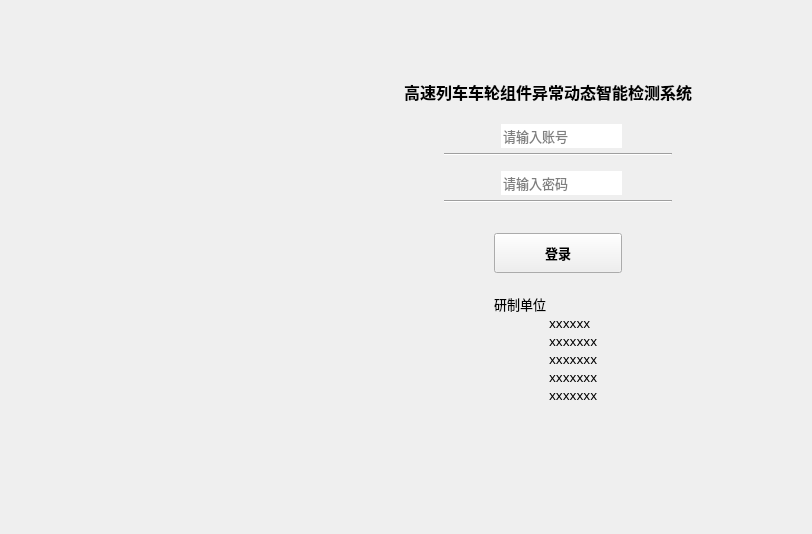
<?xml version="1.0" encoding="UTF-8"?>
<ui version="4.0">
 <class>Form</class>
 <widget class="QWidget" name="Form">
  <property name="geometry">
   <rect>
    <x>0</x>
    <y>0</y>
    <width>812</width>
    <height>534</height>
   </rect>
  </property>
  <property name="palette">
   <palette>
    <active>
     <colorrole role="WindowText">
      <brush brushstyle="SolidPattern">
       <color alpha="255">
        <red>0</red>
        <green>0</green>
        <blue>0</blue>
       </color>
      </brush>
     </colorrole>
    </active>
    <inactive>
     <colorrole role="WindowText">
      <brush brushstyle="SolidPattern">
       <color alpha="255">
        <red>0</red>
        <green>0</green>
        <blue>0</blue>
       </color>
      </brush>
     </colorrole>
    </inactive>
    <disabled>
     <colorrole role="WindowText">
      <brush brushstyle="SolidPattern">
       <color alpha="255">
        <red>120</red>
        <green>120</green>
        <blue>120</blue>
       </color>
      </brush>
     </colorrole>
    </disabled>
   </palette>
  </property>
  <property name="windowTitle">
   <string>高速列车车轮组件异常动态智能检测系统</string>
  </property>
  <property name="autoFillBackground">
   <bool>true</bool>
  </property>
  <property name="inputMethodHints">
   <set>Qt::ImhNone</set>
  </property>
  <layout class="QGridLayout" name="gridLayout" columnstretch="0">
   <property name="leftMargin">
    <number>100</number>
   </property>
   <property name="topMargin">
    <number>50</number>
   </property>
   <property name="rightMargin">
    <number>100</number>
   </property>
   <property name="bottomMargin">
    <number>100</number>
   </property>
   <item row="1" column="0">
    <layout class="QHBoxLayout" name="horizontalLayout" stretch="8,2">
     <property name="topMargin">
      <number>30</number>
     </property>
     <property name="bottomMargin">
      <number>20</number>
     </property>
     <item>
      <widget class="QLabel" name="pic_high">
       <property name="text">
        <string/>
       </property>
      </widget>
     </item>
     <item>
      <layout class="QVBoxLayout" name="verticalLayout" stretch="1,0,0">
       <property name="spacing">
        <number>10</number>
       </property>
       <property name="sizeConstraint">
        <enum>QLayout::SetNoConstraint</enum>
       </property>
       <property name="rightMargin">
        <number>20</number>
       </property>
       <property name="bottomMargin">
        <number>10</number>
       </property>
       <item>
        <widget class="QLabel" name="label_title">
         <property name="font">
          <font>
           <family>宋体</family>
           <pointsize>12</pointsize>
           <weight>75</weight>
           <bold>true</bold>
          </font>
         </property>
         <property name="text">
          <string>高速列车车轮组件异常动态智能检测系统</string>
         </property>
         <property name="alignment">
          <set>Qt::AlignLeading|Qt::AlignLeft|Qt::AlignVCenter</set>
         </property>
         <property name="margin">
          <number>10</number>
         </property>
        </widget>
       </item>
       <item>
        <spacer name="verticalSpacer">
         <property name="orientation">
          <enum>Qt::Vertical</enum>
         </property>
         <property name="sizeHint" stdset="0">
          <size>
           <width>20</width>
           <height>30</height>
          </size>
         </property>
        </spacer>
       </item>
       <item>
        <layout class="QVBoxLayout" name="verticalLayout_2" stretch="1,0,1,0,0,1,0,4">
         <property name="spacing">
          <number>5</number>
         </property>
         <property name="leftMargin">
          <number>40</number>
         </property>
         <property name="rightMargin">
          <number>20</number>
         </property>
         <property name="bottomMargin">
          <number>0</number>
         </property>
         <item>
          <layout class="QHBoxLayout" name="horizontalLayout_2">
           <property name="spacing">
            <number>50</number>
           </property>
           <property name="leftMargin">
            <number>0</number>
           </property>
           <property name="topMargin">
            <number>10</number>
           </property>
           <property name="rightMargin">
            <number>50</number>
           </property>
           <item>
            <widget class="QLabel" name="label_account">
             <property name="text">
              <string/>
             </property>
            </widget>
           </item>
           <item>
            <widget class="QLineEdit" name="input_account">
             <property name="font">
              <font>
               <family>等线</family>
               <pointsize>10</pointsize>
              </font>
             </property>
             <property name="frame">
              <bool>false</bool>
             </property>
             <property name="placeholderText">
              <string>请输入账号</string>
             </property>
            </widget>
           </item>
          </layout>
         </item>
         <item>
          <widget class="Line" name="line">
           <property name="maximumSize">
            <size>
             <width>300</width>
             <height>16777215</height>
            </size>
           </property>
           <property name="orientation">
            <enum>Qt::Horizontal</enum>
           </property>
          </widget>
         </item>
         <item>
          <layout class="QHBoxLayout" name="horizontalLayout_3">
           <property name="spacing">
            <number>50</number>
           </property>
           <property name="leftMargin">
            <number>0</number>
           </property>
           <property name="topMargin">
            <number>10</number>
           </property>
           <property name="rightMargin">
            <number>50</number>
           </property>
           <item>
            <widget class="QLabel" name="label_pas">
             <property name="text">
              <string/>
             </property>
            </widget>
           </item>
           <item>
            <widget class="QLineEdit" name="input_pas">
             <property name="font">
              <font>
               <family>等线</family>
               <pointsize>10</pointsize>
              </font>
             </property>
             <property name="text">
              <string/>
             </property>
             <property name="frame">
              <bool>false</bool>
             </property>
             <property name="echoMode">
              <enum>QLineEdit::Password</enum>
             </property>
             <property name="placeholderText">
              <string>请输入密码</string>
             </property>
            </widget>
           </item>
          </layout>
         </item>
         <item>
          <widget class="Line" name="line_2">
           <property name="maximumSize">
            <size>
             <width>300</width>
             <height>16777215</height>
            </size>
           </property>
           <property name="orientation">
            <enum>Qt::Horizontal</enum>
           </property>
          </widget>
         </item>
         <item>
          <spacer name="verticalSpacer_2">
           <property name="orientation">
            <enum>Qt::Vertical</enum>
           </property>
           <property name="sizeHint" stdset="0">
            <size>
             <width>20</width>
             <height>40</height>
            </size>
           </property>
          </spacer>
         </item>
         <item>
          <layout class="QVBoxLayout" name="verticalLayout_4">
           <property name="leftMargin">
            <number>50</number>
           </property>
           <property name="rightMargin">
            <number>50</number>
           </property>
           <item>
            <widget class="QPushButton" name="button_login">
             <property name="minimumSize">
              <size>
               <width>0</width>
               <height>40</height>
              </size>
             </property>
             <property name="maximumSize">
              <size>
               <width>200</width>
               <height>16777215</height>
              </size>
             </property>
             <property name="font">
              <font>
               <family>等线</family>
               <pointsize>10</pointsize>
               <weight>75</weight>
               <bold>true</bold>
              </font>
             </property>
             <property name="text">
              <string>登录</string>
             </property>
            </widget>
           </item>
          </layout>
         </item>
         <item>
          <spacer name="verticalSpacer_3">
           <property name="orientation">
            <enum>Qt::Vertical</enum>
           </property>
           <property name="sizeHint" stdset="0">
            <size>
             <width>20</width>
             <height>30</height>
            </size>
           </property>
          </spacer>
         </item>
         <item>
          <layout class="QVBoxLayout" name="verticalLayout_3">
           <property name="leftMargin">
            <number>50</number>
           </property>
           <item>
            <widget class="QLabel" name="info_coor">
             <property name="font">
              <font>
               <family>宋体</family>
               <pointsize>10</pointsize>
               <weight>50</weight>
               <bold>false</bold>
              </font>
             </property>
             <property name="lineWidth">
              <number>1</number>
             </property>
             <property name="text">
              <string>研制单位
	xxxxxx
	xxxxxxx
	xxxxxxx
	xxxxxxx
	xxxxxxx</string>
             </property>
             <property name="textFormat">
              <enum>Qt::PlainText</enum>
             </property>
             <property name="alignment">
              <set>Qt::AlignLeading|Qt::AlignLeft|Qt::AlignVCenter</set>
             </property>
            </widget>
           </item>
          </layout>
         </item>
        </layout>
       </item>
      </layout>
     </item>
    </layout>
   </item>
  </layout>
 </widget>
 <resources/>
 <connections/>
</ui>
